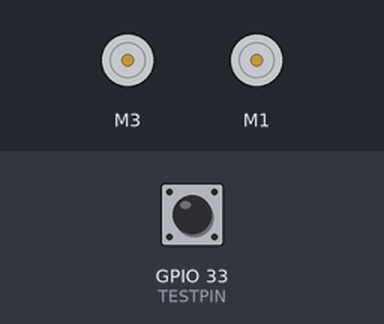
The sketch below on a simulated ESP32. Shown: 2 × DC motor (green arrow = forward, orange = backward, longer = faster). The test bench sets the inputs (shaded band); at power-on: GPIO 33 (TESTPIN) HIGH.

Above: at 1.2 s.
1.3 s: GPIO 33 (TESTPIN) pulled LOW for 0.15 s
At 1.7 s:
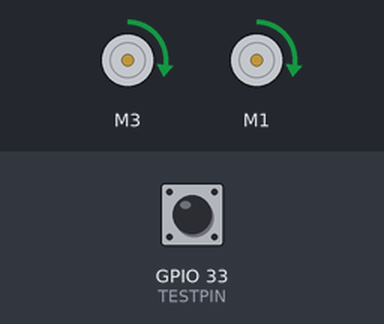
3.8 s: GPIO 33 (TESTPIN) pulled LOW for 1 s
At 7.81 s:
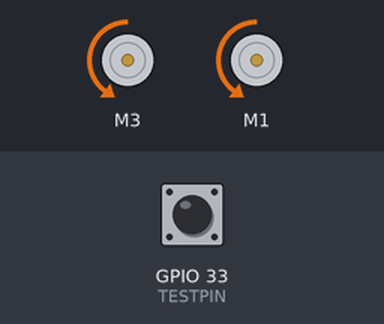
Timing chart, 0 to 9.4 s (numbered marks = the images above; inputs shaded):
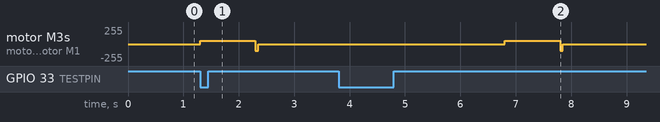

Measured:
- after the input at 1.3 s, motor M3, motor M1: stopped → forward 50/255 at once, → stopped 1.0 s later
- after the input at 3.8 s, motor M3, motor M1: stopped → forward 50/255 after 3.0 s, → stopped 1.0 s later

The sketch:

B3_DriveTest_VR.ino
```cpp
/* B3_DriveTest.ino
   Drive the TWO-WHEELED Bread Board Bot (BBbot, B^3)
   in a series of timed intervals, stopping at end of each.
   Start new one after a 5 second time interval.

   Arduino: Arduino Mega 256 v3 Clone
   Motor Shield: Adafruit assembled Motor Shield for Arduino v2
   ---->  http://www.adafruit.com/products/1438

   Programmer: Dave Eslinger; June 7, 2015
   Revisions:
*/
#include <Wire.h>
#include <Adafruit_MotorShield.h>
#include <math.h>
//#include <breadboardbot.h>

// Create the motor shield object with the default I2C address
Adafruit_MotorShield AFMS = Adafruit_MotorShield();

// Define Pin Assignments
#define TESTPIN 33
// Define Constants
#define TESTTIME 1000
#define TRIALWAITTIME 5000
#define TREATMENTWAITTIME 3000

// Define 'ports' for motors.
const byte LEFTMOTORPORT = 3;
const byte RIGHTMOTORPORT = 1;
// Create pointers to motor control objects
Adafruit_DCMotor *motorLeft = AFMS.getMotor(LEFTMOTORPORT);
Adafruit_DCMotor *motorRight = AFMS.getMotor(RIGHTMOTORPORT);

void setup(void){
  AFMS.begin();  // create with the default frequency 1.6KHz
  // Turn off all motors to start, just a good habit
  motorLeft->run(RELEASE);
  motorRight->run(RELEASE);

  pinMode(TESTPIN, INPUT_PULLUP);
}

void loop(void){

  // delay(2000); // Delay for two seconds to give time to place the robot.
  while(digitalRead(TESTPIN)){}
  /* Autonomous loop for determining power and distance, will
     run through each power 5 times, for replicates, then advance power
     by 50.  Therefore it tests: 50, 100, 150, 200 and 250.
  */

  for ( byte leg = 0; leg <= 4; leg++ ) {
    byte speed = 50 + 50*leg;
    for (byte trial = 1; trial <=5; trial++ ) {
      motorLeft->setSpeed(speed);  // Set both speeds
      motorRight->setSpeed(speed);
      motorLeft->run(FORWARD);
      motorRight->run(FORWARD);
      delay(TESTTIME);  // Run for 1 second
      allStop(FORWARD);//, *motorLeft, *motorRight);
      while(!digitalRead(TESTPIN)){}
      while(digitalRead(TESTPIN)){}
      delay(TREATMENTWAITTIME);
    }
    while(!digitalRead(TESTPIN)){}
    while(digitalRead(TESTPIN)){}
    //delay(TREATMENTWAITTIME);
  }
  // One last loop for full speed, 255, just for fun!
  for (byte trial = 1; trial <=5; trial++ ) {
    motorLeft->setSpeed(255);  // Set both speeds
    motorRight->setSpeed(255);
    motorLeft->run(FORWARD);
    motorRight->run(FORWARD);
    delay(TESTTIME);  // Run for 1 second
    allStop(FORWARD);//, *motorLeft, *motorRight);
    while(!digitalRead(TESTPIN)){}
    while(digitalRead(TESTPIN)){}
    delay(TREATMENTWAITTIME);
  }
  while(1){}
}

void allStop(int direction) {
  motorLeft->setSpeed(100);  // Note that we reset the speeds here; therefore,
  motorRight->setSpeed(100); // we need ot reset them in other routine.
  if (direction == FORWARD) {
    motorLeft->run(BACKWARD);
    motorRight->run(BACKWARD);
  }
  else {
    motorLeft->run(BACKWARD);
    motorRight->run(BACKWARD);
  }
  delay(50);
  motorLeft->run(RELEASE);
  motorRight->run(RELEASE);
  return;
}
```
